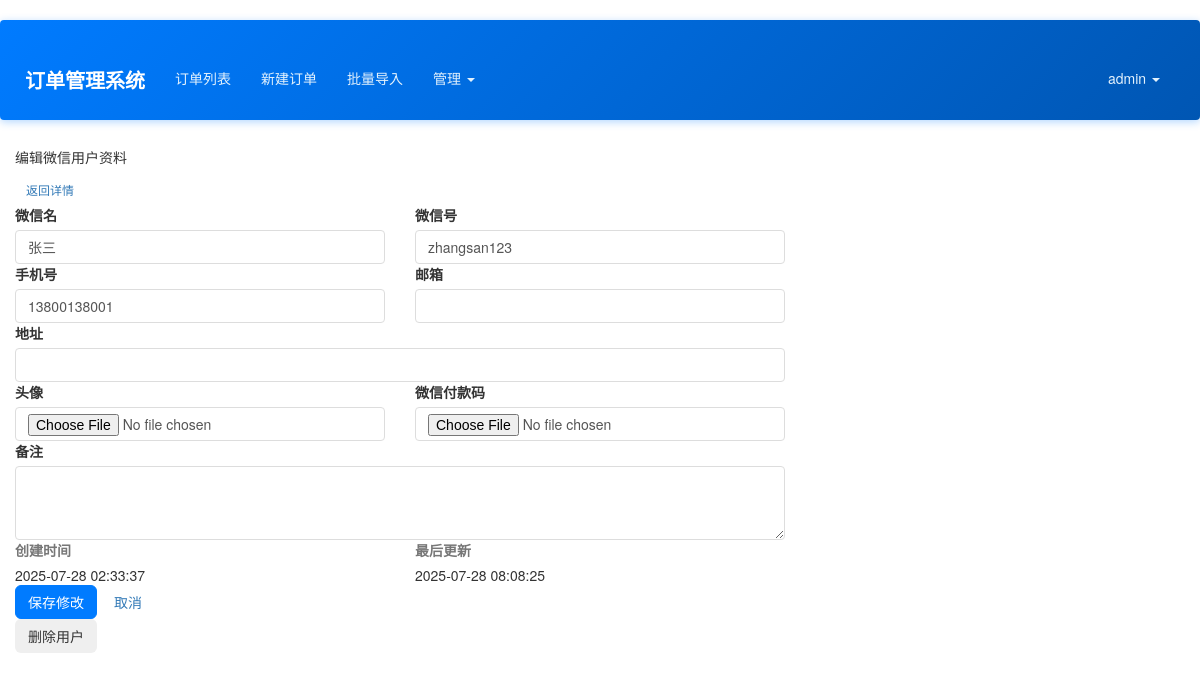
/admin/wechat-user/edit/4 (signed in), run on the app's committed database.
### app/models.py (models this page shows, shortened)
class User(UserMixin, db.Model):
    __tablename__ = 'users'
    id = db.Column(db.Integer, primary_key=True)
    email = db.Column(db.String(64), unique=True, index=True)
    username = db.Column(db.String(64), unique=True, index=True)
    role_id = db.Column(db.Integer, db.ForeignKey('roles.id'))
    password_hash = db.Column(db.String(128))
    orders = db.relationship('Order', backref='creator', lazy='dynamic')
    @property
    def password(self):
        raise AttributeError('password is not a readable attribute')
    def can(self, perm):
        return self.role is not None and self.role.has_permission(perm)

class WechatUser(db.Model):
    __tablename__ = 'wechat_users'
    id = db.Column(db.Integer, primary_key=True)
    wechat_name = db.Column(db.String(64), nullable=False)
    wechat_id = db.Column(db.String(64), nullable=True, index=True)
    phone = db.Column(db.String(20), unique=True, nullable=True)
    email = db.Column(db.String(64))
    address = db.Column(db.String(256))
    avatar = db.Column(db.String(200))
    payment_qr_code = db.Column(db.String(200))
    notes = db.Column(db.Text())
    create_time = db.Column(db.DateTime, default=datetime.utcnow)
    update_time = db.Column(db.DateTime, default=datetime.utcnow, onupdate=datetime.utcnow)

### app/admin/views.py (the view, shortened to what this page needs)
@admin.route('/wechat-user/edit/<int:id>', methods=['GET', 'POST'])
@admin_required
def edit_wechat_user(id):
    wechat_user = WechatUser.query.get_or_404(id)
    form = WechatUserForm(wechat_user=wechat_user)
    if request.method == 'GET':
        form.wechat_name.data = wechat_user.wechat_name
        form.wechat_id.data = wechat_user.wechat_id
        form.phone.data = wechat_user.phone
        form.email.data = wechat_user.email
        form.address.data = wechat_user.address
        form.notes.data = wechat_user.notes
    return render_template('admin/edit_wechat_user.html', wechat_user=wechat_user, form=form)

### app/forms.py (shortened to what this page needs)
class WechatUserForm(FlaskForm):
    wechat_name = StringField('微信名', validators=[DataRequired(), Length(1, 50)])
    wechat_id = StringField('微信号', validators=[Optional(), Length(0, 50)])
    phone = StringField('手机号', validators=[DataRequired(), Length(1, 20)])
    email = StringField('邮箱', validators=[Optional(), Email(), Length(0, 100)])
    address = StringField('地址', validators=[Optional(), Length(0, 200)])
    avatar = FileField('头像', validators=[Optional(), FileAllowed(['jpg', 'jpeg', 'png', 'gif'], '只允许上传图片')])
    payment_qr_code = FileField('微信付款码', validators=[Optional(), FileAllowed(['jpg', 'jpeg', 'png', 'gif'], '只允许上传图片')])
    notes = TextAreaField('备注', validators=[Optional(), Length(0, 500)])
    submit = SubmitField('保存')
    def __init__(self, wechat_user=None, *args, **kwargs):
        super(WechatUserForm, self).__init__(*args, **kwargs)
        self.wechat_user = wechat_user

### app/admin/views.py (called while the page is built)
@admin.before_request
@login_required
def before_request():
    if not current_user.can(Permission.MANAGE_FIELDS) and not current_user.can(Permission.ADMIN):
        abort(403)

### app/context_processors.py (called while the page is built)
def inject_permissions():
    return dict(Permission=Permission)

### app/models.py (called while the page is built)
@login_manager.user_loader
def load_user(user_id):
    return User.query.get(int(user_id))

    def has_permission(self, perm):
        return self.permissions & perm == perm

### app/templates/admin/edit_wechat_user.html (shortened to what this page needs)
{% extends "base.html" %}
{% block content %}
<div class="container-fluid">
    <div class="row justify-content-center">
        <div class="col-md-8">
            <div class="card">
                <div class="card-header d-flex justify-content-between align-items-center">
                    <h5 class="mb-0">
                         编辑微信用户资料
                    </h5>
                    <a href="{{ url_for('admin.wechat_user_detail', id=wechat_user.id) }}"
                       class="btn btn-secondary btn-sm">
                         返回详情
                    </a>
                </div>
                <div class="card-body">
                    <form method="POST" enctype="multipart/form-data" class="needs-validation" novalidate>
                        <div class="row">
                            <div class="col-md-6">
                                <div class="mb-3">
                                    {{ form.wechat_name.label(class="form-label") }}
                                    {{ form.wechat_name(class="form-control") }}
                                </div>
                            </div>
                            <div class="col-md-6">
                                <div class="mb-3">
                                    {{ form.wechat_id.label(class="form-label") }}
                                    {{ form.wechat_id(class="form-control") }}
                                </div>
                            </div>
                        </div>
                        <div class="row">
                            <div class="col-md-6">
                                <div class="mb-3">
                                    {{ form.phone.label(class="form-label") }}
                                    {{ form.phone(class="form-control") }}
                                </div>
                            </div>
                            <div class="col-md-6">
                                <div class="mb-3">
                                    {{ form.email.label(class="form-label") }}
                                    {{ form.email(class="form-control") }}
                                </div>
                            </div>
                        </div>
                        <div class="mb-3">
                            {{ form.address.label(class="form-label") }}
                            {{ form.address(class="form-control") }}
                        </div>
                        <div class="row">
                            <div class="col-md-6">
                                <div class="mb-3">
                                    {{ form.avatar.label(class="form-label") }}
                                    {{ form.avatar(class="form-control") }}
                                </div>
                            </div>
                            <div class="col-md-6">
                                <div class="mb-3">
                                    {{ form.payment_qr_code.label(class="form-label") }}
                                    {{ form.payment_qr_code(class="form-control") }}
                                </div>
                            </div>
                        </div>
                        <div class="mb-3">
                            {{ form.notes.label(class="form-label") }}
                            {{ form.notes(class="form-control", rows="3") }}
                        </div>
                        <div class="row">
                            <div class="col-md-6">
                                <div class="mb-3">
                                    <label class="form-label text-muted">
                                         创建时间
                                    </label>
                                    <div class="form-control-plaintext">
                                        {{ wechat_user.create_time.strftime('%Y-%m-%d %H:%M:%S') }}
                                    </div>
                                </div>
                            </div>
                            <div class="col-md-6">
                                <div class="mb-3">
                                    <label class="form-label text-muted">
                                         最后更新
                                    </label>
                                    <div class="form-control-plaintext">
                                        {{ wechat_user.update_time.strftime('%Y-%m-%d %H:%M:%S') }}
                                    </div>
                                </div>
                            </div>
                        </div>
                        <div class="d-flex justify-content-between">
                            <div>
                                <button type="submit" class="btn btn-primary">
                                     保存修改
                                </button>
                                <a href="{{ url_for('admin.wechat_user_detail', id=wechat_user.id) }}"
                                   class="btn btn-outline-secondary ms-2">
                                     取消
                                </a>
                            </div>
                            <button type="button" class="btn btn-outline-danger"
                                    data-bs-toggle="modal" data-bs-target="#deleteModal">
                                 删除用户
                            </button>
                        </div>
                    </form>
                </div>
            </div>
        </div>
    </div>
</div>
{% endblock %}

### app/templates/base.html (shortened to what this page needs)
{% extends "bootstrap/base.html" %}
{% block head %}
{{ super() }}
<link rel="stylesheet" type="text/css" href="{{ url_for('static', filename='styles.css') }}">
{% endblock %}
{% block navbar %}
<div class="navbar navbar-inverse" role="navigation">
    <div class="container">
        <div class="navbar-header">
            <a class="navbar-brand" href="{{ url_for('main.index') }}">订单管理系统</a>
        </div>
        <div class="navbar-collapse collapse">
            <ul class="nav navbar-nav">
                {% if current_user.is_authenticated %}
                <li><a href="{{ url_for('main.order_list') }}">订单列表</a></li>
                <li><a href="{{ url_for('main.new_order') }}">新建订单</a></li>
                <li><a href="{{ url_for('main.import_orders') }}">批量导入</a></li>
                {% if current_user.can(Permission.MANAGE_FIELDS) %}
                <li class="dropdown">
                    <a href="#" class="dropdown-toggle" data-toggle="dropdown">管理 <b class="caret"></b></a>
                </li>
                {% endif %}
                {% endif %}
            </ul>
            <ul class="nav navbar-nav navbar-right">
                {% if current_user.is_authenticated %}
                <li class="dropdown">
                    <a href="#" class="dropdown-toggle" data-toggle="dropdown">{{ current_user.username }} <b class="caret"></b></a>
                </li>
                {% else %}
                <li><a href="{{ url_for('auth.login') }}">登录</a></li>
                <li><a href="{{ url_for('auth.register') }}">注册</a></li>
                {% endif %}
            </ul>
        </div>
    </div>
</div>
{% endblock %}

### app/static/styles.css (style rules this page uses)
body { font-family: 'Microsoft YaHei', 'Helvetica Neue', Helvetica, Arial, sans-serif; padding-top: 20px; padding-bottom: 20px; background-color: #ffffff; color: #333; min-height: 100vh; }
.container { position: relative; z-index: 1; background-color: transparent; padding: 15px 10px; margin-top: 20px; }
.navbar { background-color: #337ab7; border-color: #2e6da4; margin-bottom: 20px; }
.navbar-inverse { background: linear-gradient(135deg, #007bff 0%, #0056b3 100%); border: none; box-shadow: 0 2px 8px rgba(0, 123, 255, 0.3); position: relative; z-index: 1030; }
.navbar-inverse .navbar-brand { color: #fff; font-weight: bold; font-size: 20px; }
.navbar-inverse .navbar-nav > li > a { color: #e3f2fd; transition: all 0.3s ease; margin: 5px 3px; padding: 8px 12px; border-radius: 4px; }
.navbar-inverse .navbar-nav > .dropdown > a .caret { border-top-color: #e3f2fd; border-bottom-color: #e3f2fd; }
.navbar-collapse { overflow: visible !important; }
.navbar-nav { overflow: visible !important; }
.navbar .dropdown { position: static; }
@media (min-width: 768px) { .navbar .dropdown { position: relative; } }
body { overflow-x: hidden; }
.navbar { overflow: visible; }
.form-control { border-radius: 4px; border: 1px solid #ddd; box-shadow: none; transition: border-color 0.3s ease, box-shadow 0.3s ease; }
.btn-primary { background-color: #007bff; border-color: #007bff; transition: background-color 0.3s ease; }
.btn { border-radius: 6px; font-weight: 500; transition: all 0.3s ease; }

### data on the page
User: username "admin"
WechatUser: wechat_name "张三", wechat_id "zhangsan123", phone "13800138001", create_time "2025-07-28 02:33:37", update_time "2025-07-28 08:08:25"
